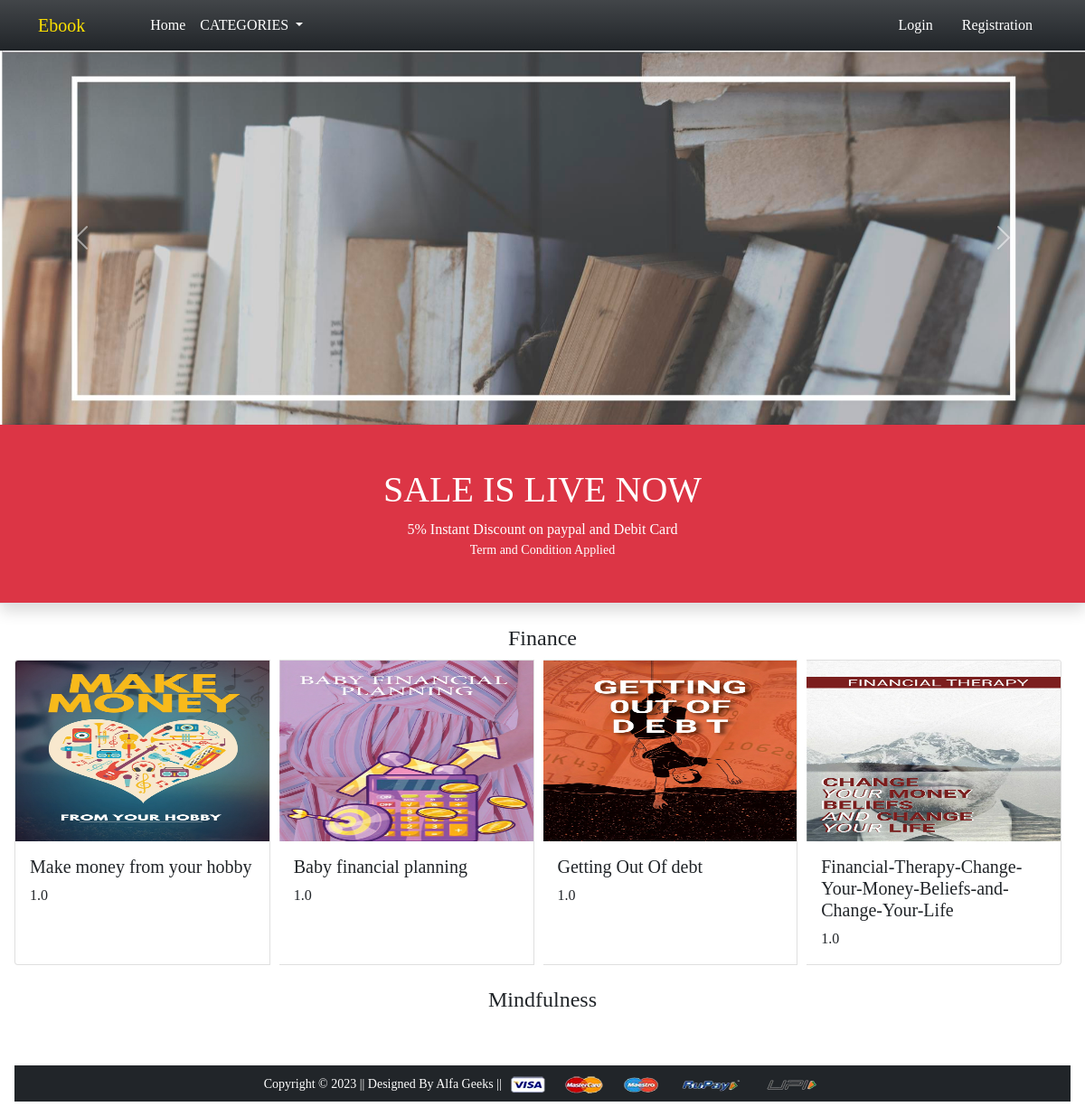
The page / on the database its author committed.
### app/models.py (models this page shows, shortened)
class Product(models.Model):
    title = models.CharField(max_length=100)
    selling_price = models.FloatField()
    description = models.TextField()
    category = models.CharField(choices=CATEGORY_CHOICES,max_length=12)
    pdf_files = models.FileField(upload_to="productpdf")
    product_image = models.ImageField(upload_to='productimg')
    is_purchased = models.BooleanField(default=False)

### app/views.py (the view)
# urls.py: path('',views.ProductView.as_view(),name='home'),
class ProductView(View):
    def get(self, request):
        finance = Product.objects.filter(category='Finance')
        mindfulness = Product.objects.filter(category='Mindfulness')
        if request.user.is_authenticated:
            totalitems = len(Cart.objects.filter(user=request.user))
        else:
            totalitems = 0
        context = {
            'finance': finance,
            'mindfulness': mindfulness,
            'totalitems': totalitems
        }
        return render(request, 'app/home.html', context)

### app/templates/app/home.html (shortened to what this page needs)
{% extends 'app/base.html' %}
{% load static %}
{% block banner_slider %}
 <div id="carouselExampleControls" class="carousel slide" data-bs-ride="carousel">
  <div class="carousel-inner">
    <div class="carousel-item active">
      <img src="{% static 'images/banner/b30.png' %}" class="d-block w-100 h-30" alt="...">
    </div>
  </div>
  <a class="carousel-control-prev" href="#carouselExampleControls" role="button" data-bs-slide="prev">
    <span class="carousel-control-prev-icon" aria-hidden="true"></span>
  </a>
  <a class="carousel-control-next" href="#carouselExampleControls" role="button" data-bs-slide="next">
    <span class="carousel-control-next-icon" aria-hidden="true"></span>
  </a>
</div>
{% endblock banner_slider %}
{% block livesale %}
<div class="container-fluid">
  <div id="livesale" class="row bg-danger text-center p-5 text-white border-bottom shadow">
    <h1>SALE IS LIVE NOW</h1>
    <span>5% Instant Discount on paypal and Debit Card</span>
    <small class="fw-lighter">Term and Condition Applied </small>
  </div>
</div>
{% endblock livesale %}
{% block main-content %}
<div class="m-3 ">
  <h2 class="categories text-center"><span class="px-2" id="catag3">Finance</span></h2>
 <div class="card-group" style="margin-bottom: 10px;">
  {% for f in finance %}
  <div class="card" style="width: 18rem; margin-right: 10px;">
    <a href="{% url 'product-detail' f.id %}" class="text-body text-decoration-none">
      <img src="{{ f.product_image.url }}" class="card-img-top" alt="" height="200px" width="200px">
      <div class="card-body">
        <h5 class="card-title">{{ f.title }}</h5>
        <p class="card-text">{{ f.selling_price }}</p>
      </div>
    </a>
  </div>
  {% endfor %}
</div>
<div class="m-3">
  <h2 class="categories text-center"><span class="px-2" id="catag4">Mindfulness</span></h2>
</div>
{% endblock main-content %}

### app/templates/app/base.html (shortened to what this page needs)
{% load static %}
<!doctype html>
<html lang="en">
<head>
  <link href="https://cdn.jsdelivr.net/npm/bootstrap@5.0.0-beta1/dist/css/bootstrap.min.css" rel="stylesheet"
>
  <link rel="stylesheet" href="{% static 'css/owl.carousel.min.css' %}">
  <link rel="stylesheet" href="{% static 'css/all.min.css' %}">
  <link rel="stylesheet" href="{% static '/css/style.css' %}">
</head>
<body>
  <nav class="navbar navbar-expand-lg navbar-dark bg-gradient bg-dark">
    <div class="container">
      <a class="navbar-brand font-italic font-weight-bold" href="/"><span id="brand-name" class="font-italic font-weight-bold pe-5"
        style="color: rgba(255,226,0,1)">Ebook</span></a>
      <div class="collapse navbar-collapse" id="navbarSupportedContent">
        <ul class="navbar-nav me-auto mb-2 mb-lg-0">
          <li class="nav-item">
            <a class="nav-link active" aria-current="page" href="/">Home</a>
          </li>
          <li class="nav-item dropdown">
            <a class="nav-link dropdown-toggle text-white" href="#" id="electronicsDropdown" role="button"
              data-bs-toggle="dropdown" aria-expanded="false">
            CATEGORIES
            </a>
          </li>
        </ul>
        <div>
          <ul class="navbar-nav me-auto mb-2 mb-lg-0">
            {% if request.user.is_authenticated %}
            <li class="nav-item dropdown mx-2">
              <a class="nav-link dropdown-toggle text-white" href="#" id="profileDropdown" role="button"
                data-bs-toggle="dropdown" aria-expanded="false">
                {{request.user.username|title}}
              </a>
              <ul class="dropdown-menu" aria-labelledby="profileDropdown">
                <li><a class="dropdown-item" href="{% url 'profile' %}">Profile</a></li>
                <li><a class="dropdown-item" href="{% url 'orders' %}">Orders</a></li>
                <li><a class="dropdown-item" href="{% url 'passwordchange' %}">Change Password</a></li>
                <li><a class="dropdown-item" href="{% url 'logout' %}">Logout</a></li>
              </ul>
            </li>
            <li class="nav-item mx-2">
              <a href="{% url 'showcart' %}" class="nav-link text-white"><span class="badge bg-danger">{{totalitems}}</span> Cart
              </a>
            </li>
            {% else %}
            <li class="nav-item mx-2">
              <a href="{% url 'login' %}" class="nav-link text-white">Login</a>
            </li>
            <li class="nav-item mx-2">
              <a href="{% url 'customerregistration' %}" class="nav-link text-white">Registration</a>
            </li>
            {% endif %}
          </ul>
        </div>
      </div>
    </div>
  </nav>
  {% block banner_slider %} {% endblock banner_slider %}
  {% block livesale %} {% endblock livesale %}
  {% block main-content %} {% endblock main-content %}
  <footer class="container-fluid bg-dark text-center p-2 mt-5">
    <small class="text-white">Copyright &copy; 2023 || Designed By Alfa Geeks || </small>
    <img src="{% static 'images/payment.png' %}" alt="" srcset="" class="img-fluid" height="2px">
  </footer>
</body>
</html>

### static/css/style.css (style rules this page uses)
* { font-family: serif; }
#catag4 { font-size: 1.5rem; font-family: serif; }
#catag3 { font-size: 1.5rem; font-family: serif; }

### rows shown on the page
Product: product_image (picture), title "Make money from your hobby", selling_price "1.0"
Product: product_image (picture), title "Baby financial planning", selling_price "1.0"
Product: product_image (picture), title "Getting Out Of debt", selling_price "1.0"
Product: product_image (picture), title "Financial-Therapy-Change-Your-Money-Beliefs-and-Change-Your-Life", selling_price "1.0"
